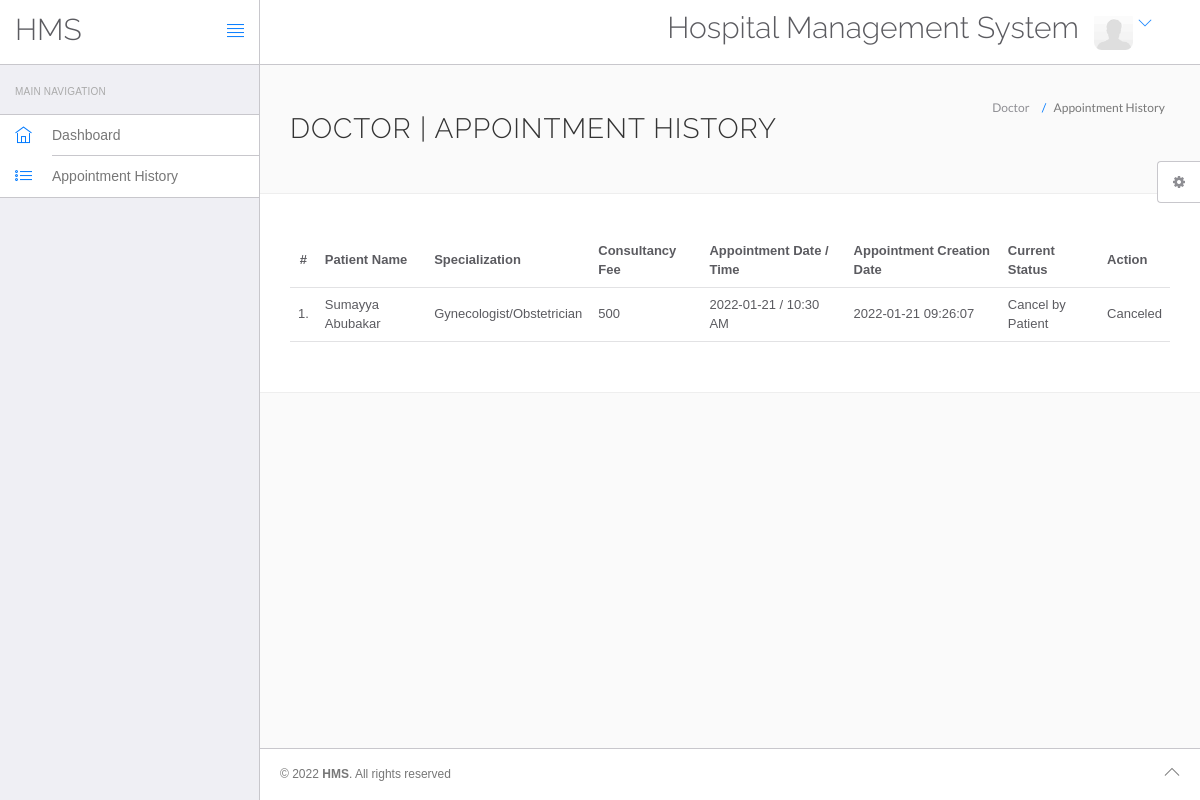
/hms/doctor/appointment-history.php (signed in), run on the app's committed database.
### tables this page shows
CREATE TABLE `appointment` (
  `id` int(11) NOT NULL,
  `doctorSpecialization` varchar(255) NOT NULL,
  `doctorId` int(11) NOT NULL,
  `userId` int(11) NOT NULL,
  `consultancyFees` int(11) NOT NULL,
  `appointmentDate` varchar(255) NOT NULL,
  `appointmentTime` varchar(255) NOT NULL,
  `postingDate` timestamp NOT NULL DEFAULT current_timestamp(),
  `userStatus` int(11) NOT NULL,
  `doctorStatus` int(11) NOT NULL,
  `updationDate` varchar(255) NOT NULL
);

CREATE TABLE `users` (
  `id` int(11) NOT NULL,
  `fullName` varchar(255) DEFAULT NULL,
  `address` longtext DEFAULT NULL,
  `city` varchar(255) DEFAULT NULL,
  `gender` varchar(255) DEFAULT NULL,
  `email` varchar(255) DEFAULT NULL,
  `password` varchar(255) DEFAULT NULL,
  `regDate` timestamp NULL DEFAULT current_timestamp(),
  `updationDate` timestamp NULL DEFAULT NULL ON UPDATE current_timestamp()
);

### hms/doctor/appointment-history.php (the view, shortened to what this page needs)
<?php
include('include/config.php');
?>
<!DOCTYPE html>
<html lang="en">
	<head>
		<link rel="stylesheet" href="vendor/bootstrap/css/bootstrap.min.css">
		<link rel="stylesheet" href="vendor/fontawesome/css/font-awesome.min.css">
		<link rel="stylesheet" href="vendor/themify-icons/themify-icons.min.css">
		<link href="vendor/animate.css/animate.min.css" rel="stylesheet" media="screen">
		<link href="vendor/perfect-scrollbar/perfect-scrollbar.min.css" rel="stylesheet" media="screen">
		<link href="vendor/switchery/switchery.min.css" rel="stylesheet" media="screen">
		<link href="vendor/bootstrap-touchspin/jquery.bootstrap-touchspin.min.css" rel="stylesheet" media="screen">
		<link href="vendor/select2/select2.min.css" rel="stylesheet" media="screen">
		<link href="vendor/bootstrap-datepicker/bootstrap-datepicker3.standalone.min.css" rel="stylesheet" media="screen">
		<link href="vendor/bootstrap-timepicker/bootstrap-timepicker.min.css" rel="stylesheet" media="screen">
		<link rel="stylesheet" href="assets/css/styles.css">
		<link rel="stylesheet" href="assets/css/plugins.css">
		<link rel="stylesheet" href="assets/css/themes/theme-1.css" id="skin_color" />
	</head>
	<body>
		<div id="app">
<?php include('include/sidebar.php');?>
			<div class="app-content">
					<?php include('include/header.php');?>
				<div class="main-content" >
					<div class="wrap-content container" id="container">
						<section id="page-title">
							<div class="row">
								<div class="col-sm-8">
									<h1 class="mainTitle">Doctor  | Appointment History</h1>
																	</div>
								<ol class="breadcrumb">
									<li>
										<span>Doctor </span>
									</li>
									<li class="active">
										<span>Appointment History</span>
									</li>
								</ol>
							</div>
						</section>
						<div class="container-fluid container-fullw bg-white">
									<div class="row">
								<div class="col-md-12">
									<table class="table table-hover" id="sample-table-1">
										<thead>
											<tr>
												<th class="center">#</th>
												<th class="hidden-xs">Patient  Name</th>
												<th>Specialization</th>
												<th>Consultancy Fee</th>
												<th>Appointment Date / Time </th>
												<th>Appointment Creation Date  </th>
												<th>Current Status</th>
												<th>Action</th>
											</tr>
										</thead>
										<tbody>
<?php
$sql=mysqli_query($con,"select users.fullName as fname,appointment.*  from appointment join users on users.id=appointment.userId where appointment.doctorId='".$_SESSION['id']."'");
$cnt=1;
while($row=mysqli_fetch_array($sql))
{
?>
											<tr>
												<td class="center"><?php echo $cnt;?>.</td>
												<td class="hidden-xs"><?php echo $row['fname'];?></td>
												<td><?php echo $row['doctorSpecialization'];?></td>
												<td><?php echo $row['consultancyFees'];?></td>
												<td><?php echo $row['appointmentDate'];?> / <?php echo
												 $row['appointmentTime'];?>
												</td>
												<td><?php echo $row['postingDate'];?></td>
												<td>
<?php if(($row['userStatus']==1) && ($row['doctorStatus']==1))
if(($row['userStatus']==0) && ($row['doctorStatus']==1))
{
	echo "Cancel by Patient";
}
												?></td>
												<td >
												<div class="visible-md visible-lg hidden-sm hidden-xs">
							<?php if(($row['userStatus']==1) && ($row['doctorStatus']==1))
{ ?>
	<a href="appointment-history.php?id=<?php echo $row['id']?>&cancel=update" onClick="return confirm('Are you sure you want to cancel this appointment ?')"class="btn btn-transparent btn-xs tooltips" title="Cancel Appointment" tooltip-placement="top" tooltip="Remove">Cancel</a>
	<?php } else {
		echo "Canceled";
		} ?>
												</div>
												</td>
											</tr>
											<?php
$cnt=$cnt+1;
											 }?>
										</tbody>
									</table>
								</div>
							</div>
								</div>
					</div>
				</div>
			</div>
	<?php include('include/footer.php');?>
	<?php include('include/setting.php');?>
		</div>
	</body>
</html>

### hms/doctor/assets/css/themes/theme-1.css (style rules this page uses)
body { background: #FAFAFA; }

### data on the page
appointment: userId.fullName "Sumayya Abubakar", doctorSpecialization "Gynecologist/Obstetrician", consultancyFees "500", appointmentDate "2022-01-21", appointmentTime "10:30 AM", postingDate "2022-01-21 09:26:07", userStatus "Cancel by Patient"
